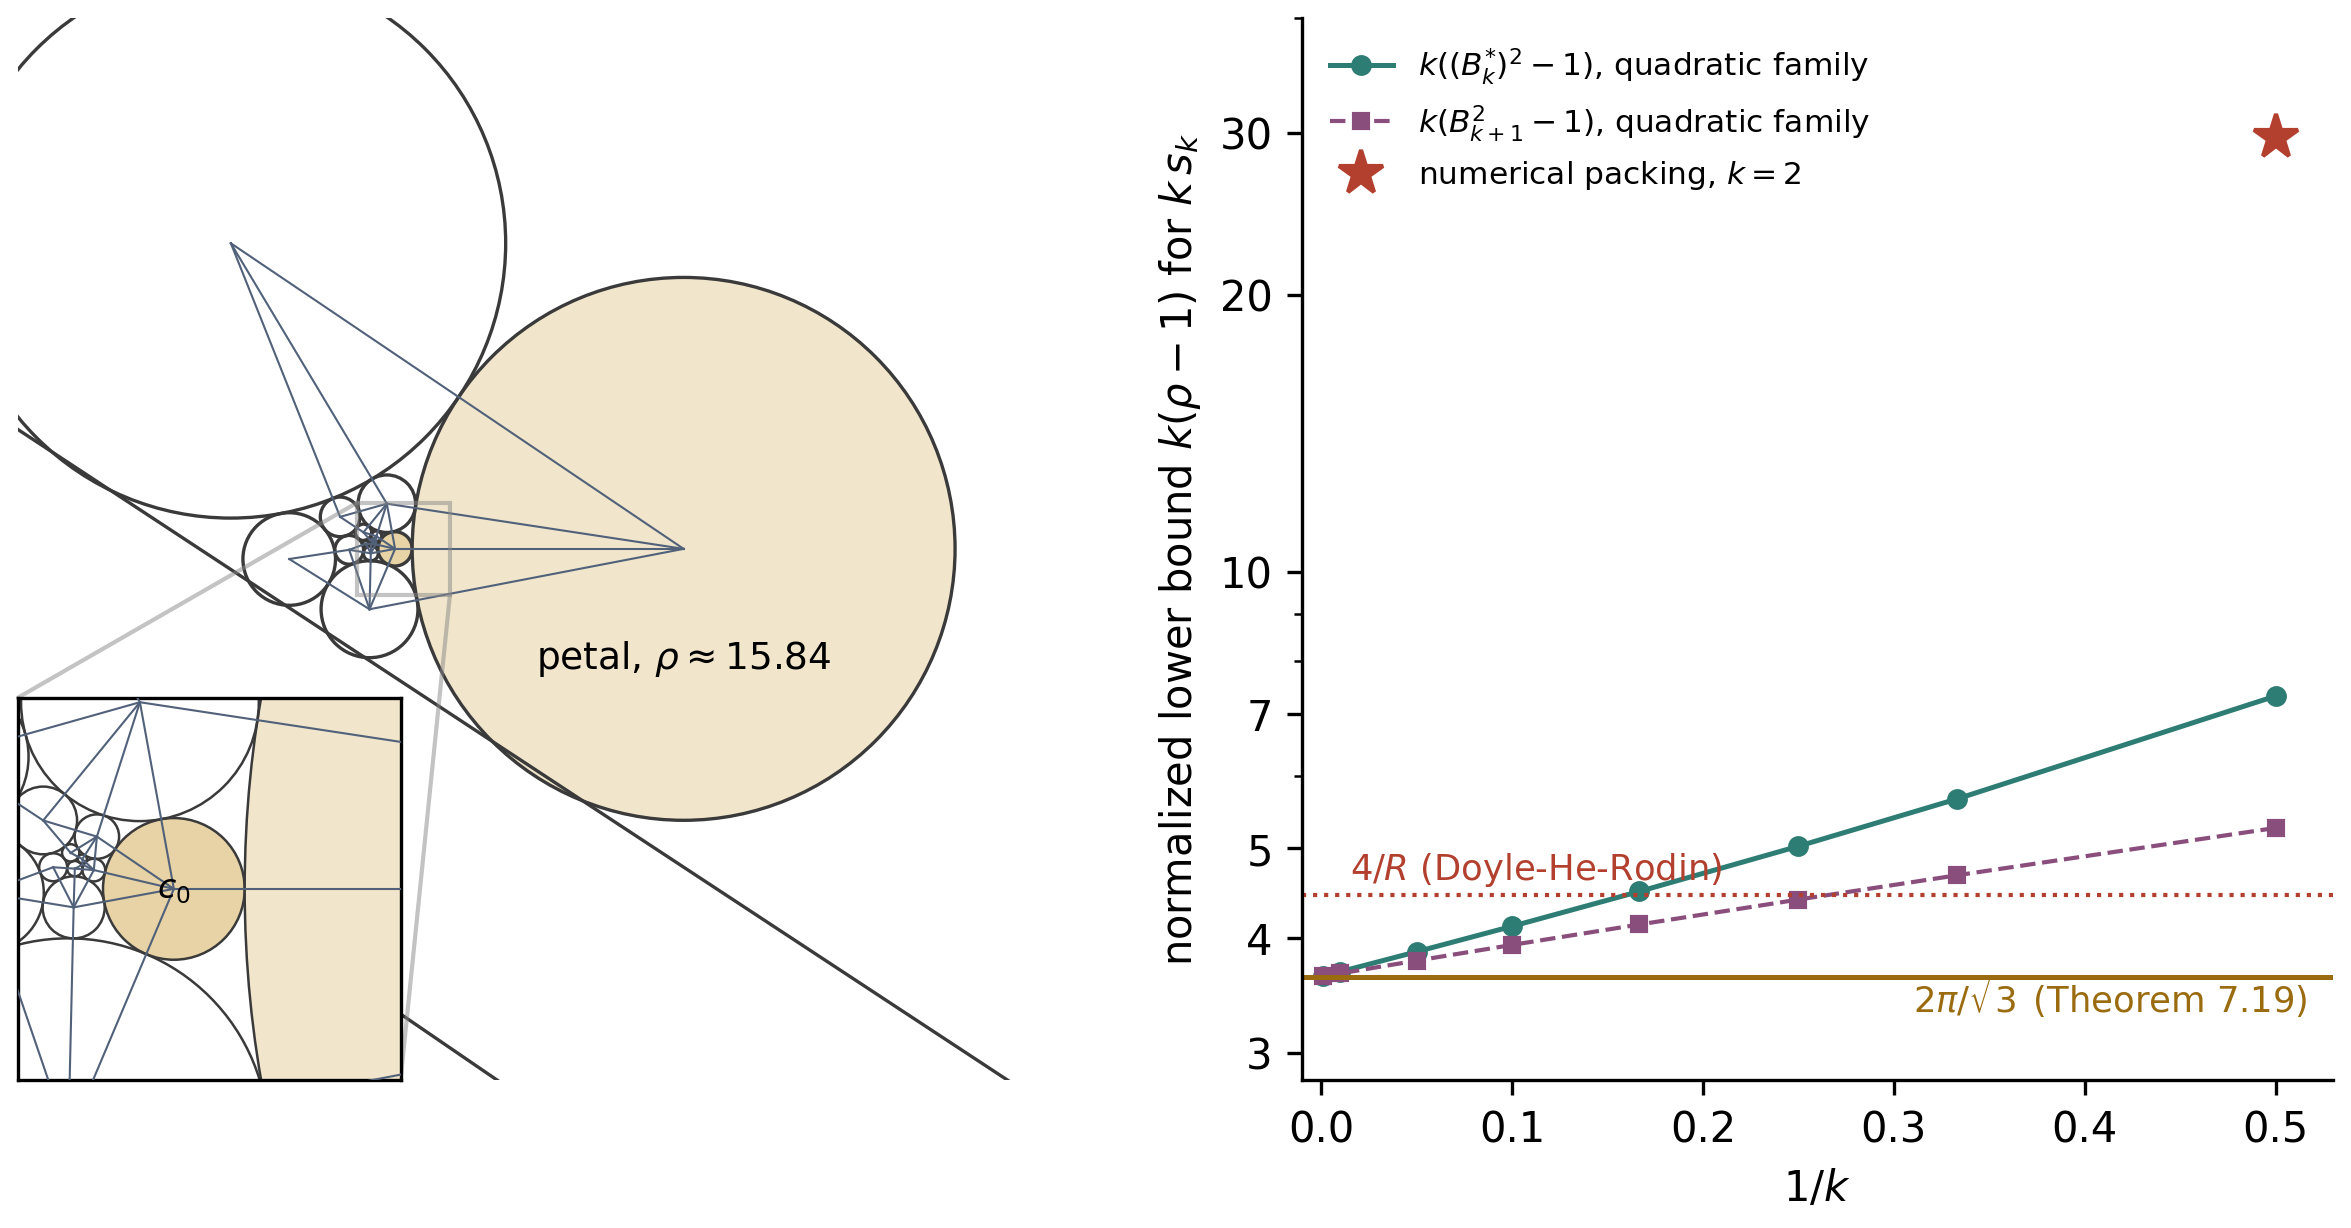

This chart was generated by the following Python code:
"""fig01_rigidity_s2.py — Figure: Doyle spirals versus the extremal problem for s_k.

Left: the univalent 2-generation hexagonal packing with neighbor ratio 15.8377
found by numerical optimization (scripts1005f/sk_optimize.py, verified to 40
digits by scripts1005f/sk_verify.py). Radii are those printed by the verifier;
the center circle (radius 1) and its large petal (radius 15.84) are shaded.
Two boundary circles have radii 2.2e7 and 1.9e5 and appear as nearly straight
arcs. Right: the normalized bounds k*(rho-1) for s_k. Doyle spirals of the
quadratic family (Table 4: B_{k+1} and B*_k) tend to 2*pi/sqrt(3) (Theorem 7.19),
below the asymptotic value 4/R of Doyle, He and Rodin; the numerical
2-generation packing lies far above them.
"""
import math
import doylefig as D

PTS = [(0, 0), (1, 0), (0, 1), (-1, 1), (-1, 0), (0, -1), (1, -1), (2, 0), (1, 1), (0, 2),
       (-1, 2), (-2, 2), (-2, 1), (-2, 0), (-1, -1), (0, -2), (1, -2), (2, -2), (2, -1)]
RADII = [1.0, 15.837684647118901, 1.6782220609184578, 0.31347297983328774,
         0.16062014132333937, 0.43819356921177901, 2.8254142062357118, 21759091.46721951,
         16.035096979936029, 1.1547830642570235, 0.47783366940695978, 0.12202535224942378,
         0.064039187371180218, 0.01523603751168618, 0.10839328573455994, 0.19760576626071222,
         0.83953729716006784, 2.7008249386880666, 190931.10082436484]
r = dict(zip(PTS, RADII))


def emb(u):
    return complex(u[0] + 0.5 * u[1], math.sqrt(3) / 2 * u[1])


def adjacent(u, v):
    return (v[0] - u[0], v[1] - u[1]) in D.DIRS


# lay out: each new circle from two placed, mutually adjacent neighbors (positive orientation)
z = {(0, 0): 0j, (1, 0): complex(r[(0, 0)] + r[(1, 0)], 0)}
todo = [u for u in PTS if u not in z]
while todo:
    for u in todo:
        pair = None
        for a in z:
            for b in z:
                if a != b and adjacent(a, u) and adjacent(b, u) and adjacent(a, b):
                    if ((emb(b) - emb(a)).conjugate() * (emb(u) - emb(a))).imag > 0:
                        pair = (a, b)
                        break
            if pair:
                break
        if pair:
            a, b = pair
            dab = abs(z[b] - z[a]); da = r[a] + r[u]; db = r[b] + r[u]
            c = (da * da + dab * dab - db * db) / (2 * da * dab)
            z[u] = z[a] + (z[b] - z[a]) / dab * da * complex(c, math.sqrt(max(0.0, 1 - c * c)))
            todo.remove(u)
            break

fig, (ax, bx) = D.plt.subplots(1, 2, figsize=(10.0, 4.6), gridspec_kw={"width_ratios": [1.05, 1]})
def draw(a, lw):
    for u in PTS:
        fc = "#E7D3A6" if u == (0, 0) else ("#F1E6CC" if u == (1, 0) else "none")
        a.add_patch(D.plt.Circle((z[u].real, z[u].imag), r[u], fill=(fc != "none"), facecolor=fc,
                                 edgecolor=D.INK, lw=lw, zorder=2))
    for u in PTS:
        for d in D.DIRS:
            v = (u[0] + d[0], u[1] + d[1])
            if v in z and PTS.index(v) > PTS.index(u) and max(r[u], r[v]) < 1e3:
                a.plot([z[u].real, z[v].real], [z[u].imag, z[v].imag], color=D.SLATE, lw=0.5, zorder=3)
    a.set_aspect("equal"); a.set_xticks([]); a.set_yticks([])


draw(ax, 0.8)
ax.set_xlim(-22, 40); ax.set_ylim(-31, 31); ax.axis("off")
ax.text(z[(1, 0)].real, z[(1, 0)].imag - 7, r"petal, $\rho\approx15.84$", ha="center", fontsize=9)
ins = ax.inset_axes([0.0, 0.0, 0.36, 0.36])
draw(ins, 0.6)
ins.set_xlim(-2.2, 3.2); ins.set_ylim(-2.7, 2.7)
ins.text(0, 0, r"$c_{0}$", ha="center", va="center", fontsize=8, zorder=5)
ax.indicate_inset_zoom(ins, edgecolor="#888888")

ks = [2, 3, 4, 6, 10, 20, 100, 1000]
lower = [5.26401, 4.67649, 4.40000, 4.13383, 3.92758, 3.77632, 3.65716, 3.63055]
upper = [7.32298, 5.66185, 5.02811, 4.48983, 4.11498, 3.86116, 3.67281, 3.63209]
x = [1 / k for k in ks]
bx.plot(x, upper, "o-", ms=4, color=D.DIAG1, lw=1.2, label=r"$k((B_k^{*})^{2}-1)$, quadratic family")
bx.plot(x, lower, "s--", ms=3.5, color=D.DIAG2, lw=1.0, label=r"$k(B_{k+1}^{2}-1)$, quadratic family")
bx.axhline(2 * math.pi / math.sqrt(3), color=D.GOLD, lw=1.2)
bx.axhline(4.45165, color=D.OVERLAP, lw=1.0, ls=":")
bx.plot([0.5], [2 * 14.8377], "*", ms=11, color=D.OVERLAP, label="numerical packing, $k=2$")
bx.text(0.31, 3.32, r"$2\pi/\sqrt{3}$ (Theorem 7.19)", color=D.GOLD, fontsize=8.5)
bx.text(0.015, 4.62, r"$4/R$ (Doyle-He-Rodin)", color=D.OVERLAP, fontsize=8.5)
bx.set_yscale("log"); bx.set_ylim(2.8, 40); bx.set_xlim(-0.01, 0.53)
bx.set_yticks([3, 4, 5, 7, 10, 20, 30]); bx.set_yticklabels(["3", "4", "5", "7", "10", "20", "30"])
bx.set_xlabel(r"$1/k$"); bx.set_ylabel(r"normalized lower bound $k(\rho-1)$ for $k\,s_{k}$")
bx.legend(fontsize=7.5, loc="upper left", frameon=False)
for s in ("top", "right"):
    bx.spines[s].set_visible(False)
D.save(fig, "fig01_rigidity_s2")
